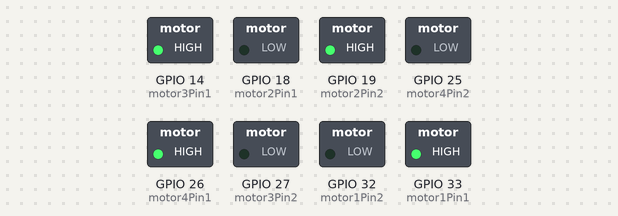
This sketch was run on a simulated ESP32. On the bench: switched loads named in the sketch (green lamp = pin HIGH).

Above: at 0.1 s.
Timing chart, 0 to 1.6 s (numbered marks = the images above):
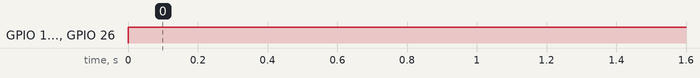

The sketch:

motor_forward.ino
```cpp
int motor1Pin1 = 33;
int motor1Pin2 = 32;

// Motor B
int motor2Pin1 = 18;
int motor2Pin2 = 19;

// Motor C
int motor3Pin1 = 14;
int motor3Pin2 = 27;

// Motor D
int motor4Pin1 = 26;
int motor4Pin2 = 25;

void setup() {
  // put your setup code here, to run once:
  pinMode(motor1Pin1, OUTPUT);
  pinMode(motor1Pin2, OUTPUT);

  pinMode(motor2Pin1, OUTPUT);
  pinMode(motor2Pin2, OUTPUT);

  pinMode(motor3Pin1, OUTPUT);
  pinMode(motor3Pin2, OUTPUT);

  pinMode(motor4Pin1, OUTPUT);
  pinMode(motor4Pin2, OUTPUT);
}

void loop() {
  // put your main code here, to run repeatedly:
  digitalWrite(motor1Pin1, HIGH);
  digitalWrite(motor1Pin2, LOW);
  digitalWrite(motor2Pin1, LOW);
  digitalWrite(motor2Pin2, HIGH);
  digitalWrite(motor3Pin1, HIGH);
  digitalWrite(motor3Pin2, LOW);
  digitalWrite(motor4Pin1, HIGH);
  digitalWrite(motor4Pin2, LOW);
}
```

Measured:
- by itself, GPIO 14 (motor3Pin1), GPIO 19 (motor2Pin2), GPIO 26 (motor4Pin1): LOW → HIGH at 0.00 s
